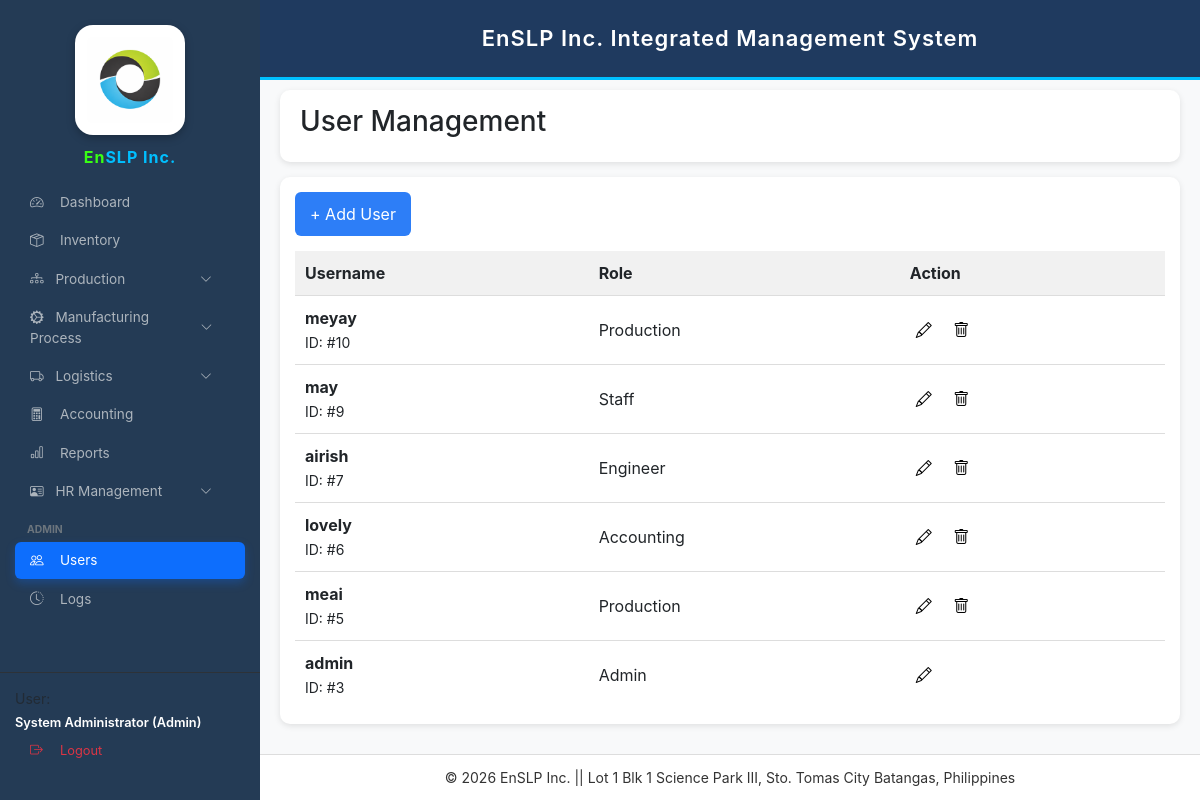
The app's page /users.php (signed in) with its own data.
### tables this page shows
CREATE TABLE `users` (
  `id` int(11) NOT NULL,
  `username` varchar(50) NOT NULL,
  `full_name` varchar(100) DEFAULT NULL,
  `password` varchar(255) DEFAULT NULL,
  `role` varchar(20) DEFAULT 'Admin',
  `status` varchar(20) DEFAULT 'active'
);

### users.php (the view, shortened to what this page needs)
<?php
include 'config.php';
?>
<!DOCTYPE html>
<html lang="en">
<head>
<link href="https://cdn.jsdelivr.net/npm/bootstrap@5.3.0/dist/css/bootstrap.min.css" rel="stylesheet">
<link rel="stylesheet" href="https://cdn.jsdelivr.net/npm/bootstrap-icons@1.11.0/font/bootstrap-icons.css">
</head>
<body>
<?php include 'sidebar.php'; ?>
<?php include "header.php"; ?>
<div class="main-content">
    <div class="title-card">
        <h3>User Management</h3>
    </div>
    <div class="table-card">
        <div style="margin-bottom:15px;">
            <button class="btn-primary-custom" data-bs-toggle="modal" data-bs-target="#addUserModal">
                + Add User
            </button>
        </div>
        <div class="table-responsive">
            <table>
                <thead>
                    <tr>
                        <th>Username</th>
                        <th>Role</th>
                        <th>Action</th>
                    </tr>
                </thead>
                <tbody>
                <?php
                $users = $conn->query("SELECT * FROM users ORDER BY id DESC");
                while($row = $users->fetch(PDO::FETCH_ASSOC)):
                ?>
                <tr>
                    <td>
                        <strong><?= htmlspecialchars($row['username']) ?></strong><br>
                        <small>ID: #<?= $row['id'] ?></small>
                    </td>
                    <td><?= htmlspecialchars($row['role']) ?></td>
                    <td>
                        <button class="icon-btn"
                        onclick="openEditModal('<?= $row['id'] ?>','<?= htmlspecialchars($row['username']) ?>','<?= $row['role'] ?>')">
                        <i class="bi bi-pencil"></i>
                        </button>
                        <?php if($row['id'] != $_SESSION['user_id']): ?>
                        <button class="icon-btn"
                        onclick="confirmDelete(<?= $row['id'] ?>,'<?= htmlspecialchars($row['username']) ?>')">
                        <i class="bi bi-trash"></i>
                        </button>
                        <?php endif; ?>
                    </td>
                </tr>
                <?php endwhile; ?>
                </tbody>
            </table>
        </div>
    </div>
</div>
<?php include 'footer.php'; ?>
</body>
</html>

### users.php (style rules this page uses)
body { margin:0; background:#f5f6fa; font-family:'Segoe UI', sans-serif; }
.main-content { margin-left:260px; width:calc(100% - 260px); padding:20px; margin-top:70px; }
.title-card { background:#fff; padding:15px 20px; border-radius:10px; margin-bottom:15px; box-shadow:0 2px 6px rgba(0,0,0,0.1); }
.table-card { background:#fff; border-radius:10px; padding:15px; box-shadow:0 2px 6px rgba(0,0,0,0.1); }
.btn-primary-custom { background:#2d7ef7; color:#fff; border:none; padding:10px 15px; border-radius:6px; }
table { width:100%; border-collapse:collapse; }
table th { background:#f1f1f1; padding:10px; text-align:left; }
table td { padding:10px; border-top:1px solid #ddd; }
.icon-btn { border:none; background:none; cursor:pointer; margin-right:5px; }

### sidebar.php (style rules this page uses)
:root { --sb-width:260px; --primary-blue:#0d6efd; --sidebar-bg:#243b55; }
body { font-family:'Inter',sans-serif!important; margin:0!important; background:#f8f9fa; }

### records on screen
users: username "meyay", id "10", role "Production"
users: username "may", id "9", role "Staff"
users: username "airish", id "7", role "Engineer"
users: username "lovely", id "6", role "Accounting"
users: username "meai", id "5", role "Production"
users: username "admin", id "3", role "Admin"
